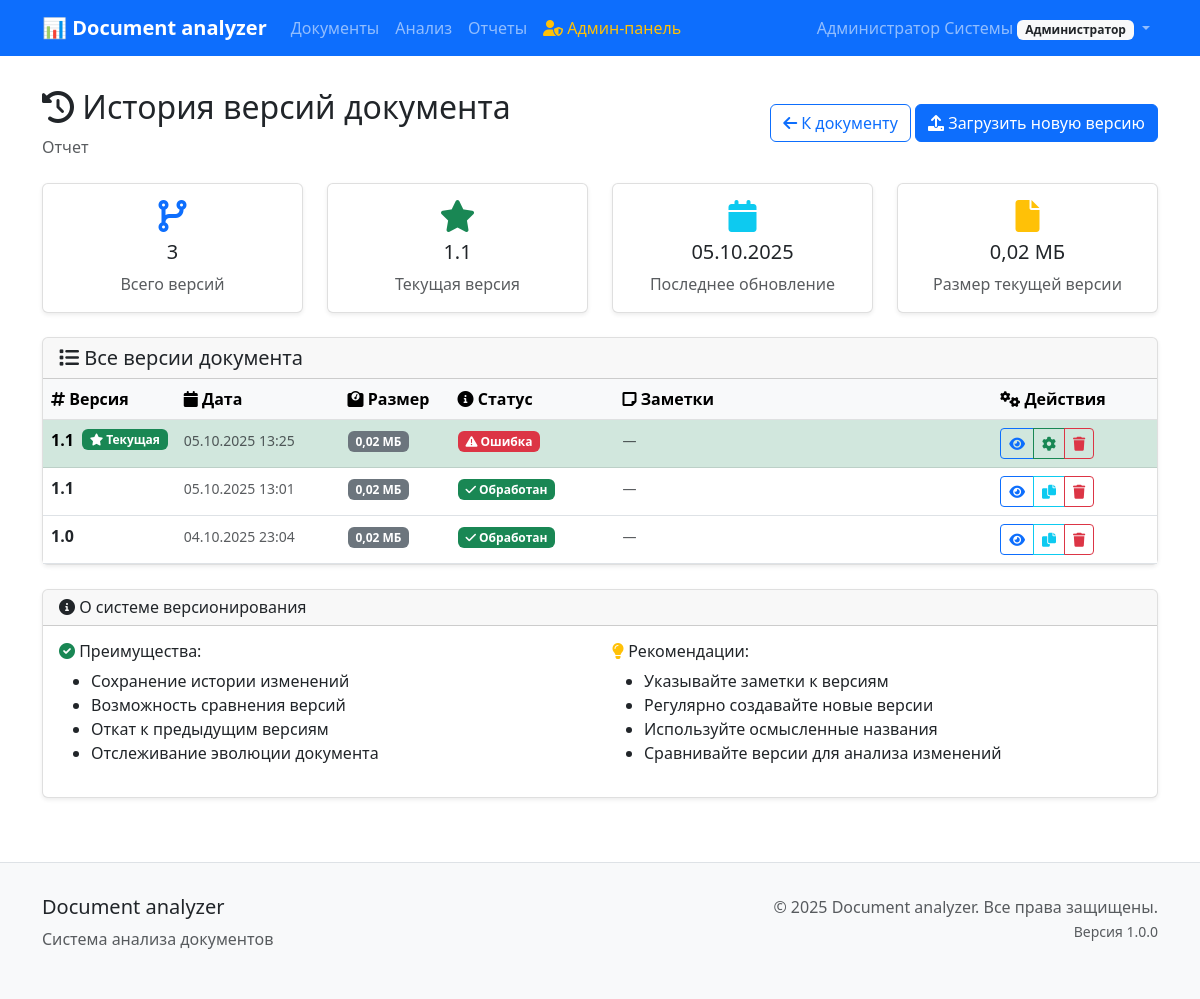
The page /documents/88/versions/ (signed in) on the database as committed earlier.
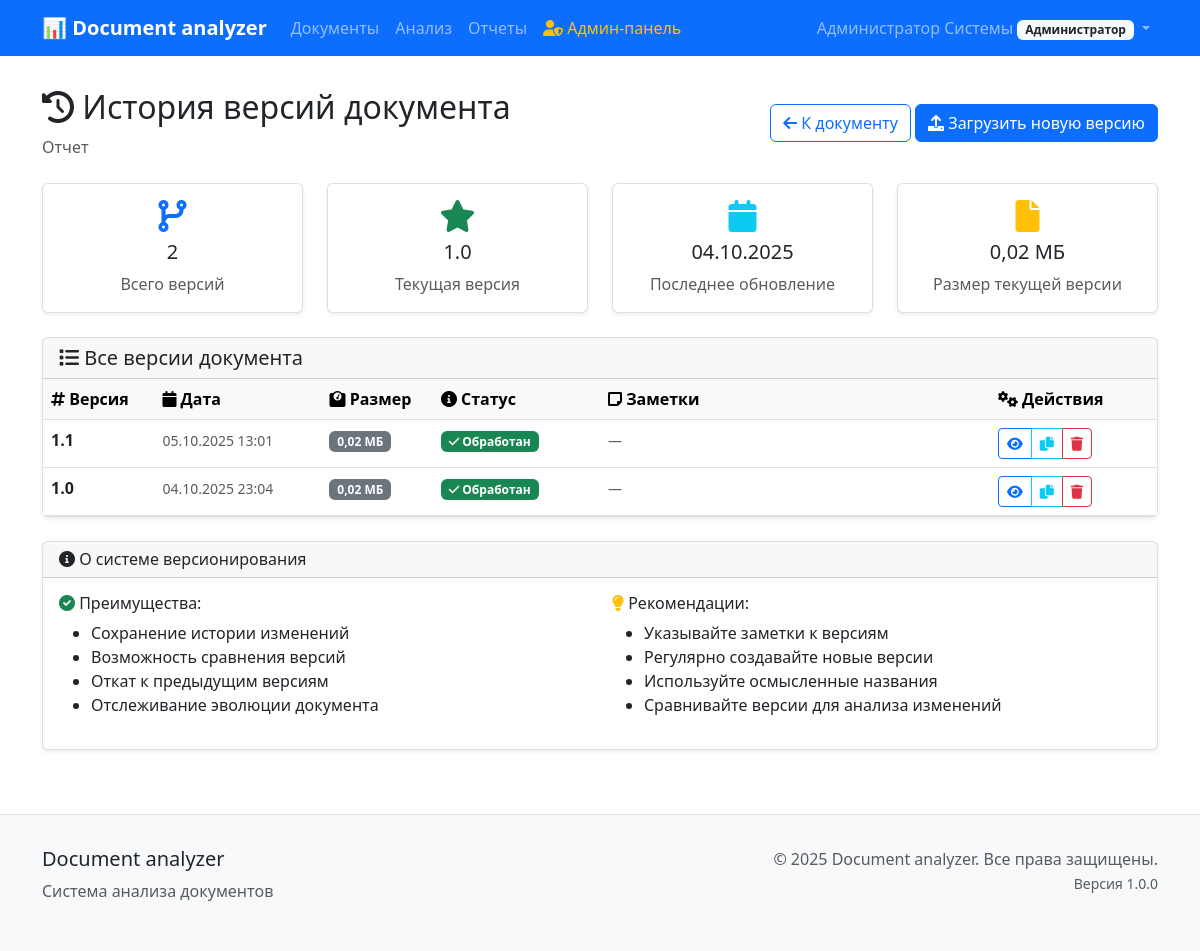
The same page on the database as committed later.
### documents/models.py (models this page shows, shortened)
class Document(models.Model):
    STATUS_CHOICES = [
        ('uploaded', 'Загружен'),
        ('processing', 'Обрабатывается'),
        ('processed', 'Обработан'),
        ('error', 'Ошибка'),
    ]
    title = models.CharField(
        max_length=255,
        verbose_name='Название документа'
    )
    filename = models.CharField(
        max_length=255,
        verbose_name='Имя файла'
    )
    file = models.FileField(
        upload_to='documents/%Y/%m/%d/',
        validators=[FileExtensionValidator(allowed_extensions=['docx'])],
        verbose_name='Файл документа'
    )
    file_size = models.BigIntegerField(
        verbose_name='Размер файла (байт)'
    )
    checksum = models.CharField(
        max_length=64,
        verbose_name='Контрольная сумма'
    )
    version = models.CharField(
        max_length=50,
        default='1.0',
        verbose_name='Версия'
    )
    status = models.CharField(
        max_length=20,
        choices=STATUS_CHOICES,
        default='uploaded',
        verbose_name='Статус'
    )
    upload_date = models.DateTimeField(
        auto_now_add=True,
        verbose_name='Дата загрузки'
    )
    processed_date = models.DateTimeField(
        null=True,
        blank=True,
        verbose_name='Дата обработки'
    )
    processing_error = models.TextField(
        blank=True,
        verbose_name='Ошибка обработки'
    )
    user = models.ForeignKey(
        User,
        on_delete=models.CASCADE,
        related_name='documents',
        verbose_name='Пользователь'
    )
    parent_document = models.ForeignKey(
        'self',
        on_delete=models.CASCADE,
        null=True,
        blank=True,
        related_name='versions',
        verbose_name='Родительский документ'
    )
    is_latest_version = models.BooleanField(
        default=True,
        verbose_name='Последняя версия'
    )
    version_notes = models.TextField(
        blank=True,
        verbose_name='Заметки к версии'
    )
    content_text = models.TextField(
        blank=True,
        verbose_name='Текстовое содержимое'
    )
    content_structure = models.JSONField(
        default=dict,
        blank=True,
        verbose_name='Структура документа'
    )
    metadata = models.JSONField(
        default=dict,
        blank=True,
        verbose_name='Метаданные'
    )
    class Meta:
        verbose_name = 'Документ'
        verbose_name_plural = 'Документы'
        ordering = ['-upload_date']
    def get_version_history(self):
        if self.parent_document:
            root_doc = self.get_root_document()
            from django.db.models import Q
            return Document.objects.filter(
                Q(id=root_doc.id) | Q(parent_document=root_doc)
            ).order_by('-upload_date')
        else:
            from django.db.models import Q
            return Document.objects.filter(
                Q(id=self.id) | Q(parent_document=self)
            ).order_by('-upload_date')
    def get_root_document(self):
        if self.parent_document:
            return self.parent_document.get_root_document()
        else:
            return self
    def get_latest_version(self):
        if self.parent_document:
            return self.parent_document.get_latest_version()
        else:
            latest = self.versions.filter(is_latest_version=True).first()
            return latest if latest else self
    def get_file_size_mb(self):
        if self.file_size:
            return round(self.file_size / (1024 * 1024), 2)
        return 0

### documents/views.py (the view)
# urls.py: path('<int:pk>/versions/', views.DocumentVersionHistoryView.as_view(), name='version_history'),
class DocumentVersionHistoryView(LoginRequiredMixin, DetailView):
    model = Document
    template_name = 'documents/document_version_history.html'
    context_object_name = 'document'
    def get_queryset(self):
        return Document.objects.filter(user=self.request.user)
    def get_context_data(self, **kwargs):
        context = super().get_context_data(**kwargs)
        document = self.get_object()
        root_document = document.get_root_document()
        versions = root_document.get_version_history()
        context['root_document'] = root_document
        context['versions'] = versions
        context['version_count'] = versions.count()
        context['latest_version'] = root_document.get_latest_version()
        return context

### templates/documents/document_version_history.html (shortened to what the changed rows need)
{% extends 'base/base.html' %}
{% block content %}
<div class="row">
    <div class="col-12">
        <div class="d-flex justify-content-between align-items-center mb-4">
            <div>
                <h2><i class="fas fa-history"></i> История версий документа</h2>
                <p class="text-muted mb-0">{{ root_document.title }}</p>
            </div>
        </div>
        <div class="row mb-4">
            <div class="col-md-3">
                <div class="card text-center">
                    <div class="card-body">
                        <i class="fas fa-code-branch fa-2x text-primary mb-2"></i>
                        <h5 class="card-title">{{ version_count }}</h5>
                        <p class="card-text text-muted">Всего версий</p>
                    </div>
                </div>
            </div>
            <div class="col-md-3">
                <div class="card text-center">
                    <div class="card-body">
                        <i class="fas fa-star fa-2x text-success mb-2"></i>
                        <h5 class="card-title">{{ latest_version.version }}</h5>
                        <p class="card-text text-muted">Текущая версия</p>
                    </div>
                </div>
            </div>
            <div class="col-md-3">
                <div class="card text-center">
                    <div class="card-body">
                        <i class="fas fa-calendar fa-2x text-info mb-2"></i>
                        <h5 class="card-title">{{ latest_version.upload_date|date:"d.m.Y" }}</h5>
                        <p class="card-text text-muted">Последнее обновление</p>
                    </div>
                </div>
            </div>
            <div class="col-md-3">
                <div class="card text-center">
                    <div class="card-body">
                        <i class="fas fa-file fa-2x text-warning mb-2"></i>
                        <h5 class="card-title">{{ latest_version.get_file_size_mb }} МБ</h5>
                        <p class="card-text text-muted">Размер текущей версии</p>
                    </div>
                </div>
            </div>
        </div>
        {% if versions %}
            <div class="card">
                <div class="card-body p-0">
                    <div class="table-responsive">
                        <table class="table table-hover mb-0">
                            <thead class="table-light">
                                <tr>
                                    <th style="width: 10%;"><i class="fas fa-hashtag"></i> Версия</th>
                                    <th style="width: 15%;"><i class="fas fa-calendar"></i> Дата</th>
                                    <th style="width: 10%;"><i class="fas fa-weight"></i> Размер</th>
                                    <th style="width: 15%;"><i class="fas fa-info-circle"></i> Статус</th>
                                    <th style="width: 35%;"><i class="fas fa-sticky-note"></i> Заметки</th>
                                    <th style="width: 15%;"><i class="fas fa-cogs"></i> Действия</th>
                                </tr>
                            </thead>
                            <tbody>
                                {% for version in versions %}
                                <tr class="{% if version.is_latest_version %}table-success{% endif %}">
                                    <td>
                                        <div class="d-flex align-items-center">
                                            <strong>{{ version.version }}</strong>
                                            {% if version.is_latest_version %}
                                                <span class="badge bg-success ms-2">
                                                    <i class="fas fa-star"></i> Текущая
                                                </span>
                                            {% endif %}
                                        </div>
                                    </td>
                                    <td>
                                        <small class="text-muted">{{ version.upload_date|date:"d.m.Y H:i" }}</small>
                                    </td>
                                    <td>
                                        <span class="badge bg-secondary">{{ version.get_file_size_mb }} МБ</span>
                                    </td>
                                    <td>
                                        {% if version.status == 'processed' %}
                                            <span class="badge bg-success"><i class="fas fa-check"></i> Обработан</span>
                                        {% elif version.status == 'processing' %}
                                            <span class="badge bg-info"><i class="fas fa-spinner fa-spin"></i> Обработка</span>
                                        {% elif version.status == 'error' %}
                                            <span class="badge bg-danger"><i class="fas fa-exclamation-triangle"></i> Ошибка</span>
                                        {% else %}
                                            <span class="badge bg-secondary"><i class="fas fa-clock"></i> Загружен</span>
                                        {% endif %}
                                    </td>
                                    <td>
                                        {% if version.version_notes %}
                                            <small class="text-muted">{{ version.version_notes|truncatechars:50 }}</small>
                                        {% else %}
                                            <small class="text-muted">—</small>
                                        {% endif %}
                                    </td>
                                    <td>
                                        <div class="btn-group btn-group-sm" role="group">
                                            <a href="{% url 'documents:detail' version.pk %}" class="btn btn-outline-primary" title="Просмотр">
                                                <i class="fas fa-eye"></i>
                                            </a>
                                            {% if version.status != 'processed' %}
                                                <a href="{% url 'documents:parse' version.pk %}" class="btn btn-outline-success" title="Обработать">
                                                    <i class="fas fa-cog"></i>
                                                </a>
                                            {% endif %}
                                            {% if not version.is_latest_version %}
                                                <a href="{% url 'documents:version_upload' version.pk %}" class="btn btn-outline-info" title="Создать версию от этой">
                                                    <i class="fas fa-copy"></i>
                                                </a>
                                            {% endif %}
                                            {% if not version.parent_document or versions.count > 1 %}
                                                <a href="{% url 'documents:version_delete' version.pk %}" class="btn btn-outline-danger" title="Удалить версию">
                                                    <i class="fas fa-trash"></i>
                                                </a>
                                            {% endif %}
                                        </div>
                                    </td>
                                </tr>
                                {% endfor %}
                            </tbody>
                        </table>
                    </div>
                </div>
            </div>
        {% endif %}
    </div>
</div>
{% endblock %}

Rows that differ between the two databases and show on the page:
removed Document: version "1.1", upload_date "05.10.2025", get_file_size_mb "0,02", is_latest_version True (drawn), upload_date "05.10.2025 13:25", status "error" (drawn)
Other text that changed with them:
{{ version_count }}: "3" → "2"
{{ latest_version.version }}: "1.1" → "1.0"
{{ latest_version.upload_date|date:"d.m.Y" }}: "05.10.2025" → "04.10.2025"
